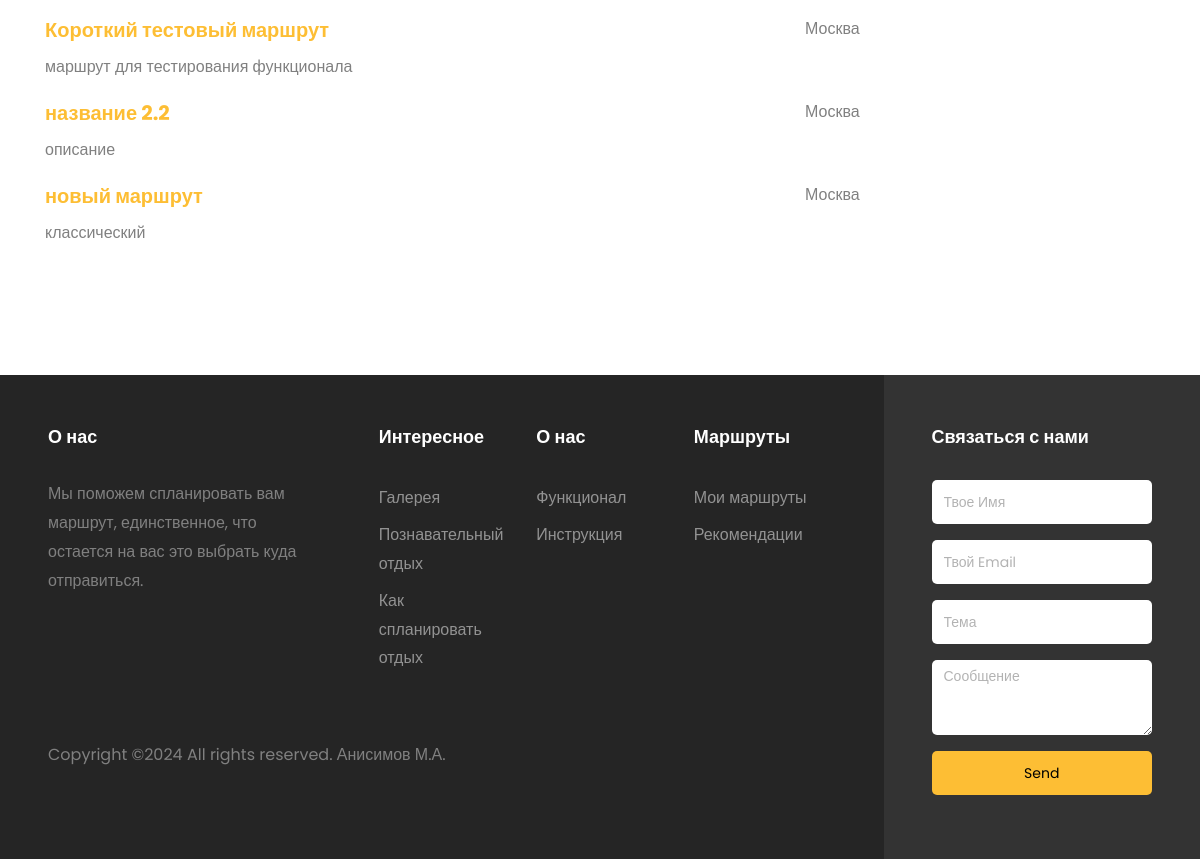
Before: /recommendations (lower part) with the older database file.
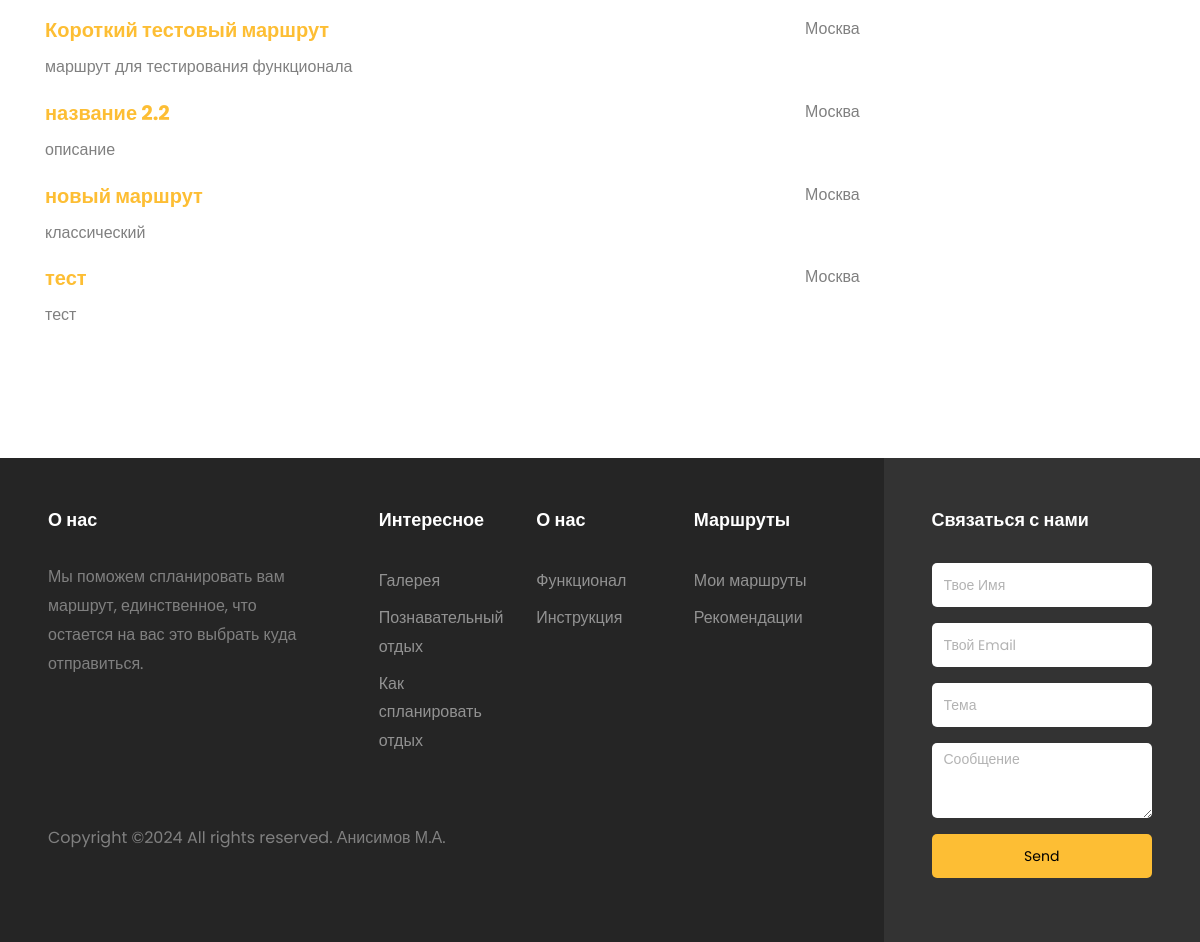
After: the same page with the newer database file.
### WebSite/models.py (models this page shows)
class UserRoute(models.Model):
    user = models.ForeignKey(User, on_delete=models.CASCADE)
    city = models.CharField(max_length=30)
    route_name = models.CharField(max_length=100)
    route_text = models.TextField(null=True, default=None)

### WebSite/views.py (the view)
# urls.py: path('recommendations', views.recommendations),
def recommendations(request):
    recommendations_routs_list = UserRoute.objects.filter(user__is_superuser=1)
    routs = []
    for route in recommendations_routs_list:
        temp = {"name": route.route_name,
                "city": route.city,
                "text": route.route_text,
                "id": route.id}
        routs.append(temp)
    data = {"routs": routs}
    return render(request, "recommendations.html", context=data)

### WebSite/templates/recommendations.html (shortened to what this page needs)
{% extends "base.html" %}
{% load static %}
{% block content %}
    <section class="ftco-section">
    	<div class="container">
            {% for element in routs %}
    		    <div class="row">
    			<div class="col-md-8">
                    <h5 class="font-weight-bold"><a href="/cur_route/{{ element.id }}">{{ element.name }}</a></h5>
                    <p>{{ element.text }}</p>
    			</div>
    			<div class="col-md-4">
    				<p>{{ element.city }}</p>
    			</div>
    		</div>
            {% endfor %}
    	</div>
    </section>
{% endblock content %}

Changed rows visible on the page:
added UserRoute: name "тест", text "тест", city "Москва"
